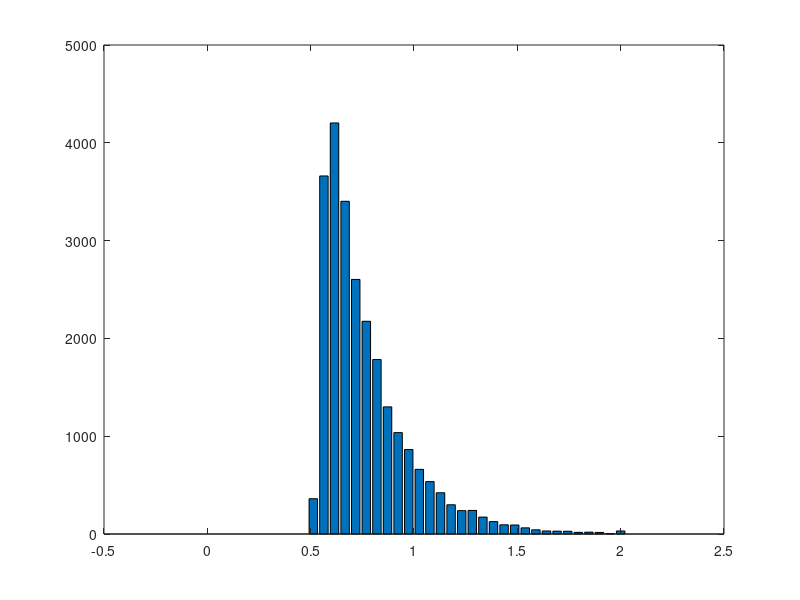

Recreate this plot in MATLAB. (Note: this script raises an error after producing the figure.)
clear; close all; clc;

%%
%fix step size
dt = 0.001;
%parameter 
ndt = 0.5; %NON-DECISION TIME
mu = 0.05;  %BY CONVENTION MU MUST BE POSITIVE 
sd = 1;   %THIS IS VARIABILITY WITHIN THE WALK.  KEEP FIXED AT 1. 
nsteps = 2500; %MAX LENGTH OF WALK.  INCREASE TILL WARNING GOES AWAY
ntrials = 500; %NUMBER OF RUNS
criterion = 1; %CORRECT BOUNDARY LOCATION, INCORRECT IS ZERO 
beta = 0.5; % NORMALIZED BIAS
bias = beta*criterion; %ACTUAL BIAS
total_err_pr = 0; % keep running sum of err probability
total_err_rt = 0; % use total_err_pr to normalize this value
%set random number seed 
rng(19680104);

figure
total_errorrt = []; % used for histogram, accumulate all error_trials

% loop over all 100 samples of drift rate (i.e. mu)
for i_ = 1:100
    % OUTPUT VARIABLES
    sample = zeros(1,nsteps+1);   %This is a single random draw from normal distribution
    path = zeros(ntrials,nsteps+1); %This is all the random walks
    rt = zeros(ntrials,1);  %These are the rts across trials 
    correct = zeros(ntrials,1); %This is accuracy data. ZERO IS WRONG, ONE IS RIGHT
    sampled_mu = normrnd(mu,0.2,[1,1]);
    if sampled_mu < 0
        sampled_mu
        "SHIT"
    end
    %LOOP OVER ntrials.  
    for j = 1:ntrials
        goodpath = 0;
        while goodpath == 0
            draw = normrnd(sampled_mu*dt,sd*sqrt(dt),[1,nsteps]);  %DRAW A WALK
            sample(1) = bias; %START AT BIAS
            sample(2:nsteps+1) = draw; 
            walk = cumsum(sample); %SUM THE WALK.   
            crossbnd = find((walk > criterion) |(walk < 0)); %TEST BOTH BOUNDARIES  
            if ~isempty(crossbnd) %TEST IF IT CROSSED ONE OF THE BOUNDARIES AT LEAST
                goodpath = 1; %WALK IS GOOD, SET TO 1 TO EXIT WHILE LOOP
                path(j,:) = walk; %SAVE THE WALK
            else
                display('Bad Walk') %NOTIFY BAD WALK AND DRAW AGAIN LOWER
            end;
        end;
        rt(j) = crossbnd(1);  %RT IS FIRST CROSSING
        if path(j,rt(j)) > criterion  %TEST IF CORRECT
            path(j,rt(j):end) = criterion; %SET THE REST OF WALK TO BOUNDARY
            correct(j) = 1; %INDICATE CORRECT TRIAL
        else %TRIALIS INCORRECT
            path(j,rt(j):end) = 0; %SET THE REST OF WALK TO ZERO. 
        end; 
        %Add Non-decision time
        rt(j) = rt(j) + ndt/dt;	
    end
    % need to weight average incorrect response times by relative probabilities of incorrect
    %convert rt to milliseconds
    rt = rt*dt;
    errorrt = rt(find(correct == 0));
    total_errorrt = [total_errorrt; errorrt];
    % this trial's avg
    avg_err_rt = mean(errorrt);
    err_pr = 1 - mean(correct);
    total_err_rt = total_err_rt + avg_err_rt * err_pr;
    total_err_pr = total_err_pr + err_pr;
end

bins = linspace(0,2,40);
[n1,x] = hist(total_errorrt, bins); 
h = bar(x, n1);

% avg now over all trials
% weighed mean err response time!
avg_err_rt = total_err_rt / total_err_pr
xline(avg_err_rt,'--b');
xlabel('Response Time')
ylabel('Number of Trials')
title('Error Trial RTs')
